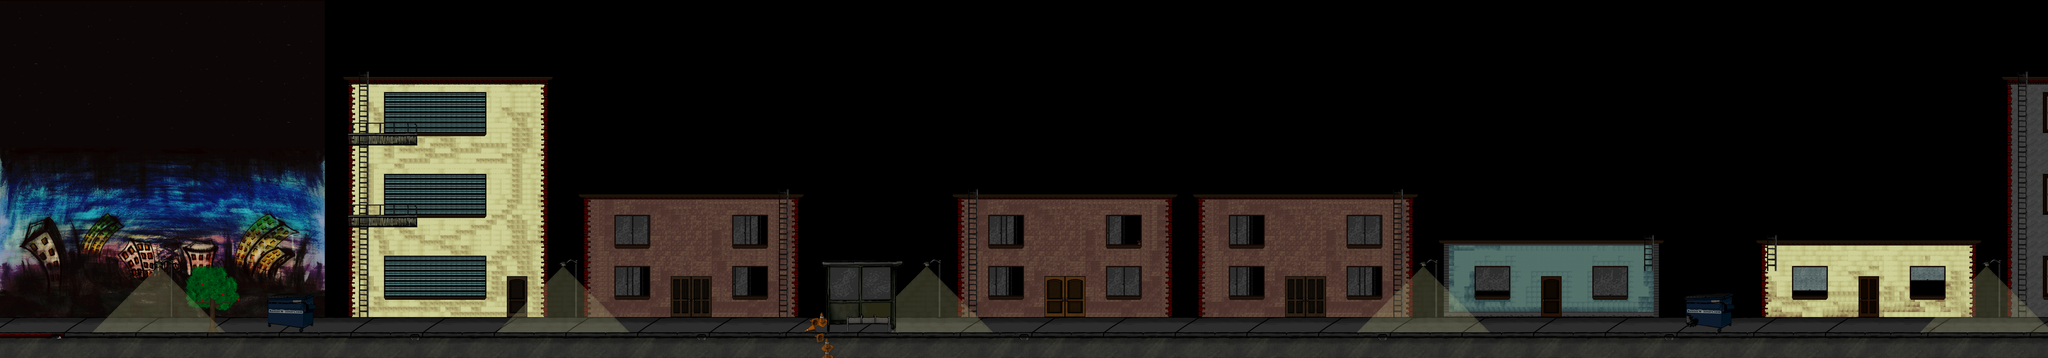

A level layout from a 2D game, rendered from its tile map. Below: a short description, then the map file with tile-grid data replaced by summaries:
An orthogonal 400x70 tile map with 16x16 px tiles, 9 tile layers (background_street, background_layer, background_texture, background_detail_bottom, ...), 1 hidden layer not drawn, 5 tilesets, 1 image layer and 68 objects (26x EnemyEntity_mummy, 19x Collectible_01_Entity, 10x EnemyEntity_vampire, 5x EnemyEntity_skeleton, 2x ghost_spawner, ...).

<map version="1.0" orientation="orthogonal" width="400" height="70" tilewidth="16" tileheight="16">
 <properties>
  <property name="background_color" value="#000000" />
 </properties>
 <tileset firstgid="1" name="city_world_tileset" tilewidth="16" tileheight="16">
  <image source="../../tilesets/city_world_tileset_night.png" width="960" height="480" />
  <tile id="712">
   <properties>
    <property name="type" value="ladder" />
   </properties>
  </tile>
 </tileset>
 <tileset firstgid="1801" name="metatiles" tilewidth="16" tileheight="16">
  <image source="../../tilesets/metatiles.png" width="128" height="16" />
  <tile id="0">
   <properties>
    <property name="type" value="solid" />
   </properties>
  </tile>
  <tile id="1">
   <properties>
    <property name="type" value="platform" />
   </properties>
  </tile>
  <tile id="2">
   <properties>
    <property name="type" value="lslope" />
   </properties>
  </tile>
  <tile id="3">
   <properties>
    <property name="type" value="rslope" />
   </properties>
  </tile>
  <tile id="4">
   <properties>
    <property name="type" value="ladder" />
   </properties>
  </tile>
  <tile id="5">
   <properties>
    <property name="action" value="jump" />
    <property name="type" value="platform" />
   </properties>
  </tile>
  <tile id="6">
   <properties>
    <property name="action" value="turnaround_right" />
    <property name="type" value="platform" />
   </properties>
  </tile>
  <tile id="7">
   <properties>
    <property name="action" value="turnaround_left" />
    <property name="type" value="platform" />
   </properties>
  </tile>
 </tileset>
 <tileset firstgid="1809" name="forest_world_tileset" tilewidth="16" tileheight="16">
  <image source="../../tilesets/forest_world_tileset.png" width="960" height="480" />
 </tileset>
 <tileset firstgid="3609" name="colors_n_textures" tilewidth="16" tileheight="16">
  <image source="../../tilesets/colors_n_textures.png" width="640" height="192" />
 </tileset>
 <tileset firstgid="4089" name="windows_n_doors_tileset" tilewidth="16" tileheight="16">
  <image source="../../tilesets/windows_n_doors_tileset.png" width="640" height="512" />
 </tileset>
 <imagelayer name="parallax_background" width="400" height="70">
  <image source="../../backgrounds/city_world_background.png" />
  <properties>
   <property name="preRender" value="true" />
  </properties>
 </imagelayer>
 <layer name="background_street" width="400" height="70">
  <properties>
   <property name="preRender" value="true" />
  </properties>
  <data>[28000 cells, 2244 non-empty, 24 distinct tile ids]</data>
 </layer>
 <objectgroup name="ghost" width="400" height="70">
  <object name="ghost_spawner" x="6172" y="758" width="104" height="100" />
 </objectgroup>
 <layer name="background_layer" width="400" height="70">
  <properties>
   <property name="preRender" value="true" />
  </properties>
  <data>[28000 cells, 8003 non-empty, 143 distinct tile ids]</data>
 </layer>
 <layer name="background_texture" width="400" height="70" opacity="0.38">
  <properties>
   <property name="preRender" value="true" />
  </properties>
  <data>[28000 cells, 224 non-empty, 4 distinct tile ids]</data>
 </layer>
 <layer name="background_detail_bottom" width="400" height="70">
  <properties>
   <property name="preRender" value="true" />
  </properties>
  <data>[28000 cells, 2273 non-empty, 240 distinct tile ids]</data>
 </layer>
 <layer name="background_detail_middle" width="400" height="70">
  <properties>
   <property name="preRender" value="true" />
  </properties>
  <data>[28000 cells, 1066 non-empty, 28 distinct tile ids]</data>
 </layer>
 <layer name="background_detail_top" width="400" height="70">
  <properties>
   <property name="preRender" value="true" />
  </properties>
  <data>[28000 cells, 423 non-empty, 84 distinct tile ids]</data>
 </layer>
 <objectgroup name="objects" width="400" height="70">
  <object name="mainPlayer" x="18" y="978" width="36" height="39" />
  <object x="231" y="964" width="1" />
  <object name="Collectible_01_Entity" x="1967" y="868" width="20" height="33" />
  <object name="Collectible_01_Entity" x="1352" y="860" width="20" height="33" />
  <object name="Collectible_01_Entity" x="2332" y="865" width="20" height="33" />
  <object name="Collectible_01_Entity" x="3135" y="867" width="20" height="33" />
  <object name="Collectible_01_Entity" x="3503" y="867" width="20" height="33" />
  <object name="Collectible_01_Entity" x="3885" y="866" width="20" height="33" />
  <object name="Collectible_01_Entity" x="4254" y="866" width="20" height="33" />
  <object name="Collectible_01_Entity" x="5646" y="869" width="20" height="33" />
  <object name="Collectible_01_Entity" x="6015" y="864" width="20" height="33" />
  <object name="Collectible_01_Entity" x="4652" y="866" width="20" height="33" />
  <object name="Collectible_01_Entity" x="5021" y="865" width="20" height="33" />
  <object name="Collectible_01_Entity" x="1472" y="327" width="20" height="33" />
  <object name="Collectible_01_Entity" x="2150" y="486" width="20" height="33" />
  <object name="Collectible_01_Entity" x="3308" y="482" width="20" height="33" />
  <object name="Collectible_01_Entity" x="4075" y="474" width="20" height="33" />
  <object name="Collectible_01_Entity" x="4825" y="607" width="20" height="33" />
  <object name="Collectible_01_Entity" x="5818" y="612" width="20" height="33" />
  <object name="Collectible_02_Entity" x="3694" y="924" width="20" height="33">
   <properties>
    <property name="id" value="1" />
   </properties>
  </object>
  <object name="neon_sign" x="6274" y="108" width="100" height="46" />
  <object name="Collectible_01_Entity" x="1478" y="590" width="20" height="33" />
  <object name="EnemyEntity_vampire" x="6094" y="670" width="84" height="76" />
  <object name="level_transitionObject" x="6298" y="184" width="41" height="37">
   <properties>
    <property name="fromLevel" value="city_level_05" />
    <property name="toLevel" value="dave_test2" />
   </properties>
  </object>
 </objectgroup>
 <objectgroup name="vampires" width="400" height="70">
  <object name="EnemyEntity_vampire" x="744" y="963" width="68" height="52" />
  <object name="EnemyEntity_vampire" x="2335" y="523" width="84" height="76" />
  <object name="EnemyEntity_vampire" x="1109" y="376" width="76" height="61" />
  <object name="EnemyEntity_vampire" x="2984" y="523" width="84" height="76" />
  <object name="EnemyEntity_vampire" x="4305" y="525" width="84" height="76" />
  <object name="EnemyEntity_vampire" x="4334" y="524" width="84" height="76" />
  <object name="EnemyEntity_vampire" x="4864" y="941" width="88" height="71" />
  <object name="EnemyEntity_vampire" x="1641" y="167" width="76" height="61" />
  </objectgroup>
 <objectgroup name="mummies" width="400" height="70">
  <!-- 28 objects omitted --></objectgroup>
 <objectgroup name="skeletons" width="400" height="70">
  <!-- 5 objects omitted --></objectgroup>
 <layer name="foreground_layer_bottom" width="400" height="70">
  <properties>
   <property name="preRender" value="true" />
  </properties>
  <data>[28000 cells, 256 non-empty, 245 distinct tile ids]</data>
 </layer>
 <layer name="foreground_layer_middle" width="400" height="70">
  <properties>
   <property name="preRender" value="true" />
  </properties>
  <data>[28000 cells, 63 non-empty, 41 distinct tile ids]</data>
 </layer>
 <layer name="foreground_layer_transparency" width="400" height="70" opacity="0.24">
  <properties>
   <property name="preRender" value="true" />
  </properties>
  <data>[28000 cells, 2482 non-empty, 87 distinct tile ids]</data>
 </layer>
 <objectgroup name="tutorials" width="400" height="70">
  <!-- 1 objects omitted --></objectgroup>
 <layer name="collision" width="400" height="70" visible="0">
  <data>[28000 cells, 1585 non-empty, 6 distinct tile ids]</data>
 </layer>
</map>
<!-- 35 of 68 objects omitted -->
